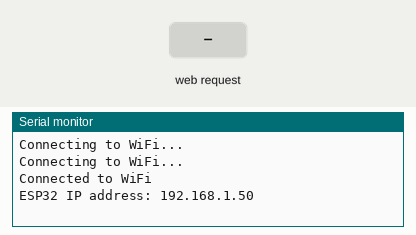
A sketch run on a simulated ESP32. Shown: the last lines printed to the serial monitor. The test bench sets the inputs (shaded band). WiFi joins after 1.5 s; servers stay silent unless stated.

Above: at 3.2 s.
3.3 s: HTTP request GET /button?grid=1 received
At 4.4 s:
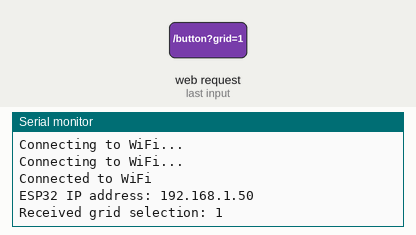
4.8 s: HTTP request GET /button?grid=0 received
At 5.5 s:
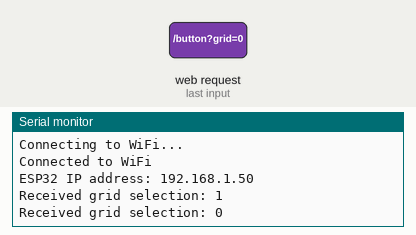

Measured:
- after the input at 3.3 s, the serial monitor: prints a new line at once (image 1)
- after the input at 4.8 s, the serial monitor: prints a new line at once (image 2)

The sketch:

Esp.ino
```cpp
#include <WiFi.h>
#include <WebServer.h>

const char* ssid = "lab14";
const char* password = "expert1234";

WebServer server(80);  // Set up server on port 80

void handleGridSelection() {
  if (server.hasArg("grid")) {
    String grid = server.arg("grid");
    Serial.println("Received grid selection: " + grid);
    server.send(200, "text/plain", "Received: " + grid);
  } else {
    server.send(400, "text/plain", "Grid parameter missing");
  }
}

void setup() {
  Serial.begin(115200);
  WiFi.begin(ssid, password);
  while (WiFi.status() != WL_CONNECTED) {
    delay(1000);
    Serial.println("Connecting to WiFi...");
  }
  Serial.println("Connected to WiFi");
  Serial.print("ESP32 IP address: ");
  Serial.println(WiFi.localIP());

  server.on("/button", handleGridSelection);  // Define route
  server.begin();
}

void loop() {
  server.handleClient();
}
```
